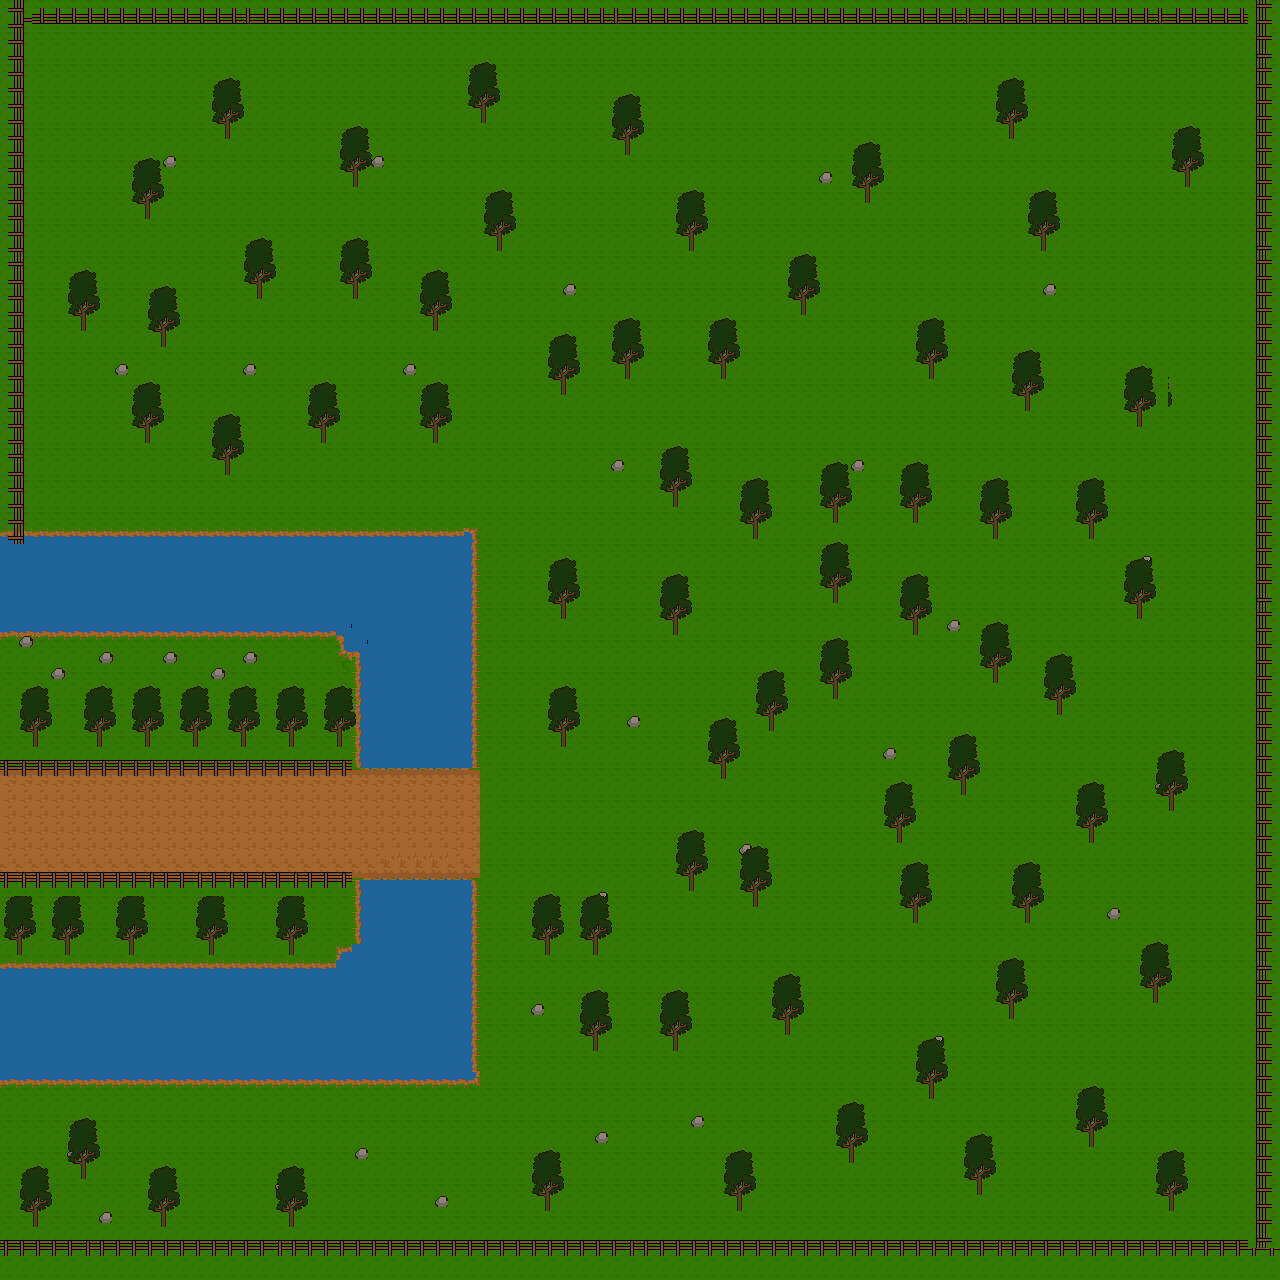

Tiled map render using the project's own tile images. Description and the map definition, with tile-layer contents summarised, below:
An orthogonal 80x80 tile map with 16x16 px tiles, 3 tile layers (chao, camada1, arvore), 2 tilesets and 112 objects.

<map version="1.10" tiledversion="1.11.2" orientation="orthogonal" renderorder="right-down" width="80" height="80" tilewidth="16" tileheight="16" infinite="0" nextlayerid="13" nextobjectid="127">
 <editorsettings>
  <export format="tmx" />
 </editorsettings>
 <tileset firstgid="1" name="tiles" tilewidth="16" tileheight="16" tilecount="625" columns="25">
  <image source="tiles/tiles.png" width="400" height="400" />
 </tileset>
 <tileset firstgid="626" name="cerca" tilewidth="16" tileheight="16" tilecount="4" columns="2">
  <image source="tiles/cerca.png" width="32" height="32" />
 </tileset>
 <objectgroup id="7" name="Collisions">
  <object id="3" x="244.5" y="863.5" width="235" height="15.5" />
  <object id="5" x="-0.666667" y="862" width="245.333" height="17.3333" />
  <object id="6" x="-0.666667" y="767.333" width="16" height="98.6667" />
  <object id="7" x="15.3333" y="767.333" width="256" height="16" />
  <object id="8" x="270" y="766.667" width="206" height="18" />
  <object id="9" x="360" y="534.667" width="112" height="229.333" />
  <object id="10" x="353.5" y="640.5" />
  <object id="12" x="344.5" y="536" width="14.5" height="116" />
  <object id="13" x="126" y="536" width="218.5" height="98" />
  <object id="14" x="362" y="882" width="114" height="200" />
  <object id="15" x="340" y="950" width="22" height="128" />
  <object id="16" x="122" y="968" width="218" height="110" />
  <object id="17" x="0" y="1244" width="1288" height="60" />
  <object id="18" x="1264" y="0" width="8" height="1288" />
  <object id="19" x="0" y="4" width="1270" height="20" />
  <object id="21" x="-12" y="538" width="142" height="98" />
  <object id="22" x="2" y="-2" width="20" height="542" />
  <object id="24" x="81.125" y="317" width="4.625" height="13.5" />
  <object id="29" x="145.688" y="429.25" width="4.625" height="13.5" />
  <object id="30" x="160.688" y="333.75" width="4.625" height="13.5" />
  <object id="31" x="225.688" y="461.25" width="4.625" height="13.5" />
  <object id="32" x="321.688" y="427.25" width="4.625" height="13.5" />
  <object id="33" x="255.688" y="281.25" width="4.625" height="13.5" />
  <object id="34" x="352.688" y="284.25" width="4.625" height="13.5" />
  <object id="35" x="353.688" y="170.25" width="4.625" height="13.5" />
  <object id="36" x="433.688" y="315.25" width="4.625" height="13.5" />
  <object id="37" x="432.688" y="430.25" width="4.625" height="13.5" />
  <object id="38" x="224.688" y="124.25" width="4.625" height="13.5" />
  <object id="39" x="480.688" y="107.25" width="4.625" height="13.5" />
  <object id="40" x="498.688" y="235.25" width="4.625" height="13.5" />
  <object id="41" x="625.688" y="140.25" width="4.625" height="13.5" />
  <object id="42" x="560.688" y="379.25" width="4.625" height="13.5" />
  <object id="43" x="625.688" y="365.25" width="4.625" height="13.5" />
  <object id="44" x="689.688" y="234.25" width="4.625" height="13.5" />
  <object id="45" x="721.688" y="363.25" width="4.625" height="13.5" />
  <object id="46" x="801.688" y="300.25" width="4.625" height="13.5" />
  <object id="47" x="864.688" y="190.25" width="4.625" height="13.5" />
  <object id="48" x="1008.69" y="124.25" width="4.625" height="13.5" />
  <object id="49" x="1040.69" y="236.25" width="4.625" height="13.5" />
  <object id="50" x="1025.69" y="397.25" width="4.625" height="13.5" />
  <object id="51" x="929.688" y="364.25" width="4.625" height="13.5" />
  <object id="52" x="1136.69" y="413.25" width="4.625" height="13.5" />
  <object id="53" x="1184.69" y="171.25" width="4.625" height="13.5" />
  <object id="54" x="672.688" y="495.25" width="4.625" height="13.5" />
  <object id="55" x="562.688" y="603.25" width="4.625" height="13.5" />
  <object id="56" x="671.688" y="622.25" width="4.625" height="13.5" />
  <object id="57" x="752.688" y="526.25" width="4.625" height="13.5" />
  <object id="58" x="832.688" y="507.25" width="4.625" height="13.5" />
  <object id="59" x="831.688" y="588.25" width="4.625" height="13.5" />
  <object id="60" x="833.688" y="685.25" width="4.625" height="13.5" />
  <object id="61" x="770.688" y="718.25" width="4.625" height="13.5" />
  <object id="62" x="560.688" y="733.25" width="4.625" height="13.5" />
  <object id="63" x="721.688" y="765.25" width="4.625" height="13.5" />
  <object id="64" x="690.688" y="877.25" width="4.625" height="13.5" />
  <object id="65" x="592.688" y="941.25" width="4.625" height="13.5" />
  <object id="66" x="544.688" y="939.25" width="4.625" height="13.5" />
  <object id="67" x="541.688" y="1003.25" width="4.625" height="13.5" />
  <object id="68" x="535.688" y="1003.25" width="4.625" height="13.5" />
  <object id="69" x="531.688" y="1004.25" width="4.625" height="13.5" />
  <object id="70" x="593.688" y="1037.25" width="4.625" height="13.5" />
  <object id="71" x="673.688" y="1036.25" width="4.625" height="13.5" />
  <object id="72" x="784.688" y="1019.25" width="4.625" height="13.5" />
  <object id="73" x="754.688" y="891.25" width="4.625" height="13.5" />
  <object id="74" x="914.688" y="511.25" width="4.625" height="13.5" />
  <object id="75" x="913.688" y="621.25" width="4.625" height="13.5" />
  <object id="76" x="993.688" y="528.25" width="4.625" height="13.5" />
  <object id="77" x="1089.69" y="524.25" width="4.625" height="13.5" />
  <object id="78" x="1138.69" y="606.25" width="4.625" height="13.5" />
  <object id="79" x="1056.69" y="702.25" width="4.625" height="13.5" />
  <object id="80" x="993.688" y="665.25" width="4.625" height="13.5" />
  <object id="81" x="960.688" y="778.25" width="4.625" height="13.5" />
  <object id="82" x="898.688" y="829.25" width="4.625" height="13.5" />
  <object id="83" x="913.688" y="908.25" width="4.625" height="13.5" />
  <object id="84" x="1025.69" y="908.25" width="4.625" height="13.5" />
  <object id="85" x="1090.69" y="827.25" width="4.625" height="13.5" />
  <object id="86" x="1169.69" y="796.25" width="4.625" height="13.5" />
  <object id="87" x="1152.69" y="989.25" width="4.625" height="13.5" />
  <object id="88" x="1009.69" y="1003.25" width="4.625" height="13.5" />
  <object id="89" x="1169.69" y="1195.25" width="4.625" height="13.5" />
  <object id="90" x="1088.69" y="1131.25" width="4.625" height="13.5" />
  <object id="91" x="977.688" y="1180.25" width="4.625" height="13.5" />
  <object id="92" x="930.688" y="1085.25" width="4.625" height="13.5" />
  <object id="93" x="849.688" y="1148.25" width="4.625" height="13.5" />
  <object id="94" x="736.688" y="1198.25" width="4.625" height="13.5" />
  <object id="95" x="544.688" y="1198.25" width="4.625" height="13.5" />
  <object id="96" x="288.688" y="1214.25" width="4.625" height="13.5" />
  <object id="97" x="160.688" y="1214.25" width="4.625" height="13.5" />
  <object id="98" x="80.6875" y="1165.25" width="4.625" height="13.5" />
  <object id="99" x="33.6875" y="1213.25" width="4.625" height="13.5" />
  <object id="100" x="-1" y="963" width="121" height="113" />
  <object id="101" x="692" y="1116.36" width="13.4545" height="12" />
  <object id="102" x="99.9394" y="1210" width="13.4545" height="12" />
  <object id="103" x="354.606" y="1146" width="13.4545" height="12" />
  <object id="104" x="433.273" y="1194" width="13.4545" height="12" />
  </objectgroup>
 <layer id="1" name="chao" width="80" height="80">
  <data>[6400 cells, 6400 non-empty, 8 distinct tile ids]</data>
 </layer>
 <layer id="8" name="camada1" width="80" height="80">
  <data>[6400 cells, 269 non-empty, 9 distinct tile ids]</data>
 </layer>
 <layer id="12" name="arvore" width="80" height="80">
  <data>[6400 cells, 1865 non-empty, 23 distinct tile ids]</data>
 </layer>
</map>
<!-- 18 of 112 objects omitted -->